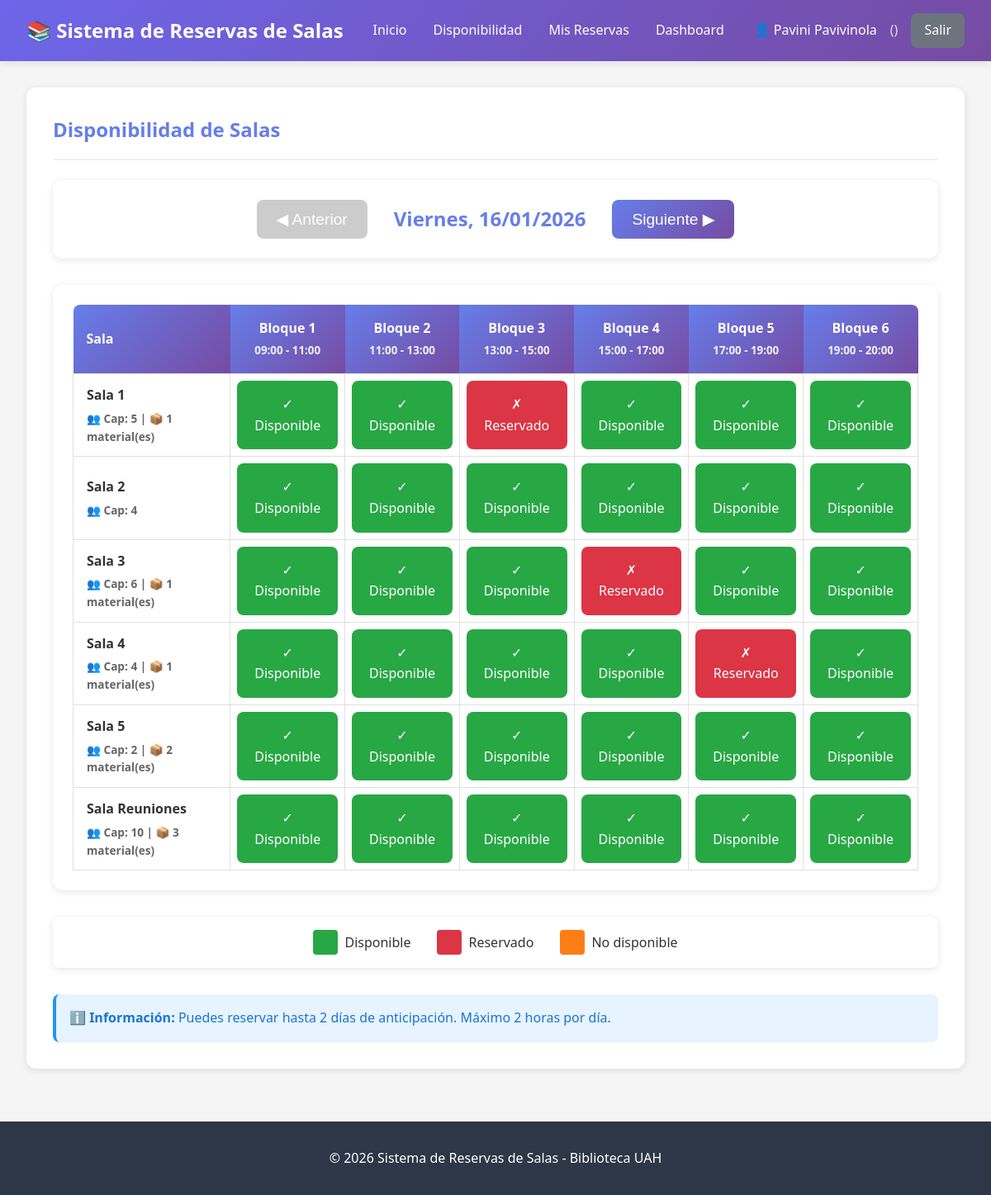
The app's page /reservas/disponibilidad/ (signed in) with its own data.
### reservas/models.py (models this page shows, shortened)
class TimeBlock(models.Model):
    DAYS_OF_WEEK = [
        ('monday', 'Lunes'),
        ('tuesday', 'Martes'),
        ('wednesday', 'Miércoles'),
        ('thursday', 'Jueves'),
        ('friday', 'Viernes'),
        ('saturday', 'Sábado'),
        ('sunday', 'Domingo'),
    ]
    name = models.CharField(
        max_length=50,
        verbose_name="Nombre del bloque",
        help_text="Ej: Bloque 1, Bloque Mañana, Sábado Tarde"
    )
    day_of_week = models.CharField(
        max_length=10,
        choices=DAYS_OF_WEEK,
        verbose_name="Día de la semana",
        help_text="Día al que aplica este bloque horario"
    )
    start_time = models.TimeField(verbose_name="Hora inicio")
    end_time = models.TimeField(verbose_name="Hora fin")
    is_active = models.BooleanField(default=True, verbose_name="Activo")
    created_at = models.DateTimeField(auto_now_add=True)
    updated_at = models.DateTimeField(auto_now=True)
    class Meta:
        verbose_name = "Bloque Horario"
        verbose_name_plural = "Bloques Horarios"
        ordering = ['day_of_week', 'start_time']
        unique_together = ['day_of_week', 'start_time', 'end_time']

class Room(models.Model):
    name = models.CharField(max_length=100, verbose_name="Nombre de la sala")
    capacity = models.PositiveIntegerField(verbose_name="Capacidad (personas)")
    location = models.CharField(max_length=200, verbose_name="Ubicación")
    available_materials = models.ManyToManyField(
        Material,
        blank=True,
        verbose_name="Materiales disponibles",
        related_name="rooms"
    )
    is_public = models.BooleanField(
        default=True,
        verbose_name="Sala pública",
        help_text="Si está desmarcado, solo el admin puede reservar esta sala"
    )
    is_active = models.BooleanField(default=True, verbose_name="Activa")
    created_at = models.DateTimeField(auto_now_add=True)
    updated_at = models.DateTimeField(auto_now=True)
    class Meta:
        verbose_name = "Sala"
        verbose_name_plural = "Salas"
        ordering = ['name']

class UserProfile(models.Model):
    user = models.OneToOneField(
        User,
        on_delete=models.CASCADE,
        related_name='profile',
        verbose_name="Usuario"
    )
    role = models.ForeignKey(
        Role,
        on_delete=models.PROTECT,
        verbose_name="Rol",
        related_name="users"
    )
    alma_user_id = models.CharField(
        max_length=100,
        blank=True,
        unique=True,
        null=True,
        verbose_name="ID de Alma"
    )
    department = models.CharField(
        max_length=200,
        blank=True,
        verbose_name="Facultad/Carrera"
    )
    phone = models.CharField(
        max_length=20,
        blank=True,
        verbose_name="Teléfono"
    )
    is_active = models.BooleanField(default=True, verbose_name="Activo")
    created_at = models.DateTimeField(auto_now_add=True)
    updated_at = models.DateTimeField(auto_now=True)
    class Meta:
        verbose_name = "Perfil de Usuario"
        verbose_name_plural = "Perfiles de Usuarios"
    def get_max_hours_per_day(self):
        if self.role.max_hours_override:
            return self.role.max_hours_override
        rules = ReservationRules.objects.first()
        return rules.max_hours_per_day if rules else 2

class Role(models.Model):
    name = models.CharField(
        max_length=50,
        unique=True,
        verbose_name="Nombre del rol",
        help_text="Ej: Estudiante, Profesor, Investigador, etc."
    )
    display_name = models.CharField(
        max_length=100,
        verbose_name="Nombre para mostrar",
        help_text="Nombre amigable que se mostrará en la interfaz"
    )
    description = models.TextField(
        blank=True,
        verbose_name="Descripción",
        help_text="Describe los permisos y alcance de este rol"
    )
    can_reserve = models.BooleanField(
        default=True,
        verbose_name="Puede reservar",
        help_text="Si puede hacer reservas de salas"
    )
    can_reserve_internal_rooms = models.BooleanField(
        default=False,
        verbose_name="Puede reservar salas internas",
        help_text="Acceso a salas marcadas como 'uso interno'"
    )
    max_hours_override = models.PositiveIntegerField(
        null=True,
        blank=True,
        verbose_name="Horas máximas por día (opcional)",
        help_text="Deja vacío para usar la regla global. Si defines un valor, sobrescribe la regla global para este rol."
    )
    priority = models.PositiveIntegerField(
        default=0,
        verbose_name="Prioridad",
        help_text="Mayor número = mayor prioridad (útil para casos de conflicto)"
    )
    created_at = models.DateTimeField(auto_now_add=True)
    updated_at = models.DateTimeField(auto_now=True)
    class Meta:
        verbose_name = "Rol"
        verbose_name_plural = "Roles"
        ordering = ['-priority', 'name']

class ReservationRules(models.Model):
    max_hours_per_day = models.PositiveIntegerField(
        default=2,
        verbose_name="Máximo de horas por día",
        help_text="Horas máximas que un usuario puede reservar por día"
    )
    max_days_in_advance = models.PositiveIntegerField(
        default=2,
        verbose_name="Días máximos de anticipación",
        help_text="Cuántos días hacia el futuro se puede reservar"
    )
    max_active_reservations = models.PositiveIntegerField(
        default=5,
        verbose_name="Máximo de reservas activas",
        help_text="Cantidad máxima de reservas activas simultáneas por usuario"
    )
    updated_at = models.DateTimeField(auto_now=True)
    updated_by = models.ForeignKey(
        User,
        on_delete=models.SET_NULL,
        null=True,
        blank=True,
        verbose_name="Actualizado por"
    )
    class Meta:
        verbose_name = "Configuración de Reglas"
        verbose_name_plural = "Configuración de Reglas"

### reservas/views.py (the view)
# urls.py: path('disponibilidad/', views.disponibilidad, name='disponibilidad'),
def disponibilidad(request):
    fecha_str = request.GET.get('fecha', date.today().isoformat())
    try:
        fecha_seleccionada = datetime.strptime(fecha_str, '%Y-%m-%d').date()
    except ValueError:
        fecha_seleccionada = date.today()
    if fecha_seleccionada < date.today():
        fecha_seleccionada = date.today()
    reglas = ReservationRules.objects.first()
    max_dias_anticipacion = reglas.max_days_in_advance if reglas else 2
    fecha_maxima = date.today() + timedelta(days=max_dias_anticipacion)
    if fecha_seleccionada > fecha_maxima:
        fecha_seleccionada = fecha_maxima
    dias_semana = ['monday', 'tuesday', 'wednesday', 'thursday', 'friday', 'saturday', 'sunday']
    dia_semana = dias_semana[fecha_seleccionada.weekday()]
    dias_espanol = ['Lunes', 'Martes', 'Miércoles', 'Jueves', 'Viernes', 'Sábado', 'Domingo']
    nombre_dia_espanol = dias_espanol[fecha_seleccionada.weekday()]
    if request.user.is_authenticated:
            salas = get_available_rooms_for_user(request.user).order_by('name')
    else:
            salas = Room.objects.filter(is_public=True, is_active=True).order_by('name')
    bloques = TimeBlock.objects.filter(
        day_of_week=dia_semana,
        is_active=True
    ).order_by('start_time')
    disponibilidad_grid = []
    for sala in salas:
        fila = {
            'sala': sala,
            'bloques': []
        }
        for bloque in bloques:
            reserva = Reservation.objects.filter(
                room=sala,
                date=fecha_seleccionada,
                time_block=bloque,
                status__in=['pending', 'confirmed']
            ).first()
            bloqueada = RoomUnavailability.objects.filter(
                Q(room=sala, date=fecha_seleccionada, time_block=bloque) |
                Q(room=sala, date=fecha_seleccionada, time_block__isnull=True)  # Bloqueada todo el día
            ).exists()
            if bloqueada:
                estado = 'bloqueado'
            elif reserva:
                estado = 'reservado'
            else:
                estado = 'disponible'
            fila['bloques'].append({
                'bloque': bloque,
                'estado': estado,
                'reserva': reserva
            })
        disponibilidad_grid.append(fila)
    fecha_anterior = fecha_seleccionada - timedelta(days=1)
    fecha_siguiente = fecha_seleccionada + timedelta(days=1)
    if fecha_anterior < date.today():
        fecha_anterior = None
    if fecha_siguiente > fecha_maxima:
        fecha_siguiente = None
    context = {
        'fecha_seleccionada': fecha_seleccionada,
        'nombre_dia_espanol': nombre_dia_espanol,
        'fecha_anterior': fecha_anterior,
        'fecha_siguiente': fecha_siguiente,
        'bloques': bloques,
        'disponibilidad_grid': disponibilidad_grid,
        'max_dias_anticipacion': max_dias_anticipacion,
    }
    return render(request, 'reservas/disponibilidad.html', context)

### reservas/templates/reservas/disponibilidad.html (shortened to what this page needs)
{% extends 'reservas/base.html' %}
{% block content %}
<div class="card">
    <div class="card-header">
        <h2> Disponibilidad de Salas</h2>
    </div>
    <div class="date-selector">
        {% if fecha_anterior %}
        <a href="?fecha={{ fecha_anterior|date:'Y-m-d' }}">
            <button>◀ Anterior</button>
        </a>
        {% else %}
        <button disabled>◀ Anterior</button>
        {% endif %}
        <div class="current-date">
            {{ nombre_dia_espanol }}, {{ fecha_seleccionada|date:"d/m/Y" }}
        </div>
        {% if fecha_siguiente %}
        <a href="?fecha={{ fecha_siguiente|date:'Y-m-d' }}">
            <button>Siguiente ▶</button>
        </a>
        {% else %}
        <button disabled>Siguiente ▶</button>
        {% endif %}
    </div>
    <div class="grid-container">
        {% if bloques %}
        <table class="availability-grid">
            <thead>
                <tr>
                    <th>Sala</th>
                    {% for bloque in bloques %}
                    <th>
                        {{ bloque.name }}<br>
                        <small style="opacity: 0.9;">{{ bloque.start_time|time:"H:i" }} - {{ bloque.end_time|time:"H:i" }}</small>
                    </th>
                    {% endfor %}
                </tr>
            </thead>
            <tbody>
                {% for fila in disponibilidad_grid %}
                <tr>
                    <td class="room-name">
                        <div>{{ fila.sala.name }}</div>
                        <div class="room-details">
                            👥 Cap: {{ fila.sala.capacity }}
                            {% if fila.sala.available_materials.exists %}
                            | 📦 {{ fila.sala.available_materials.count }} material(es)
                            {% endif %}
                        </div>
                    </td>
                    {% for slot in fila.bloques %}
                    <td>
                        {% if slot.estado == 'disponible' %}
                            {% if user.is_authenticated %}
                            <a href="{% url 'reservas:reservar' fila.sala.id slot.bloque.id fecha_seleccionada|date:'Y-m-d' %}" style="text-decoration: none;">
                                <div class="time-slot disponible">
                                    ✓ Disponible
                                </div>
                            </a>
                            {% else %}
                            <div class="time-slot disponible" onclick="alert('Debes iniciar sesión para reservar')">
                                ✓ Disponible
                            </div>
                            {% endif %}
                        {% elif slot.estado == 'reservado' %}
                            <div class="time-slot reservado">
                                ✗ Reservado
                            </div>
                        {% elif slot.estado == 'bloqueado' %}
                            <div class="time-slot bloqueado">
                                ⊘ No disponible
                            </div>
                        {% endif %}
                    </td>
                    {% endfor %}
                </tr>
                {% endfor %}
            </tbody>
        </table>
        {% else %}
        <div class="no-data">
            <p style="font-size: 1.2rem;"> No hay bloques horarios configurados para este día</p>
        </div>
        {% endif %}
    </div>
    <div class="legend">
        <div class="legend-item">
            <div class="legend-box" style="background-color: #28a745;"></div>
            <span>Disponible</span>
        </div>
        <div class="legend-item">
            <div class="legend-box" style="background-color: #dc3545;"></div>
            <span>Reservado</span>
        </div>
        <div class="legend-item">
            <div class="legend-box" style="background-color: #fd7e14;"></div>
            <span>No disponible</span>
        </div>
    </div>
    <div style="margin-top: 2rem; padding: 1rem; background-color: #e7f3ff; border-radius: 8px; border-left: 4px solid #2196F3;">
        <p style="color: #1976D2;">
            ℹ️ <strong>Información:</strong> Puedes reservar hasta {{ max_dias_anticipacion }} días de anticipación.
            {% if user.is_authenticated and user.profile %}
            Máximo {{ user.profile.get_max_hours_per_day }} horas por día.
            {% endif %}
        </p>
    </div>
</div>
{% endblock %}

### reservas/templates/reservas/base.html (shortened to what this page needs)
{% load static %}
<!DOCTYPE html>
<html lang="es">
<head>
</head>
<body>
    <header>
        <div class="header-container">
            <div class="logo">
                <h1>📚 Sistema de Reservas de Salas</h1>
            </div>
            <nav>
                <ul>
                    <li><a href="{% url 'reservas:index' %}">Inicio</a></li>
                    <li><a href="{% url 'reservas:disponibilidad' %}">Disponibilidad</a></li>
                    {% if user.is_authenticated %}
                    <li><a href="{% url 'reservas:mis_reservas' %}">Mis Reservas</a></li>
                    <li><a href="{% url 'reservas:dashboard' %}"> Dashboard</a></li>
                    {% endif %}
                </ul>
            </nav>
            <div class="user-info">
                {% if user.is_authenticated %}
                    <span>👤 {{ user.get_full_name|default:user.username }}</span>
                    {% if user.profile %}
                        <span style="opacity: 0.8;">({{ user.profile.role.get_name_display }})</span>
                    {% endif %}
                    <a href="{% url 'logout' %}" class="btn btn-secondary" style="padding: 0.5rem 1rem;">Salir</a>
                {% else %}
                    <a href="{% url 'login' %}?next={{ request.path }}" class="btn btn-primary" style="padding: 0.5rem 1rem;">Iniciar Sesión</a>
                {% endif %}
            </div>
        </div>
    </header>
    <div class="container">
        {% block content %}{% endblock %}
    </div>
    <footer>
        <p>&copy; 2026 Sistema de Reservas de Salas - Biblioteca UAH</p>
    </footer>
</body>
</html>

### records on screen
TimeBlock: name "Bloque 1", start_time "09:00", end_time "11:00", shows "✓ Disponible"
TimeBlock: name "Bloque 2", start_time "11:00", end_time "13:00", shows "✓ Disponible"
TimeBlock: name "Bloque 3", start_time "13:00", end_time "15:00", shows "✗ Reservado", shows "✓ Disponible"
TimeBlock: name "Bloque 4", start_time "15:00", end_time "17:00", shows "✓ Disponible", shows "✗ Reservado"
TimeBlock: name "Bloque 5", start_time "17:00", end_time "19:00", shows "✓ Disponible", shows "✗ Reservado"
TimeBlock: name "Bloque 6", start_time "19:00", end_time "20:00", shows "✓ Disponible"
Room: sala.name "Sala 1", sala.capacity "5", sala.available_materials.count "1"
Room: sala.name "Sala 2", sala.capacity "4"
Room: sala.name "Sala 3", sala.capacity "6", sala.available_materials.count "1"
Room: sala.name "Sala 4", sala.capacity "4", sala.available_materials.count "1"
Room: sala.name "Sala 5", sala.capacity "2", sala.available_materials.count "2"
Room: sala.name "Sala Reuniones", sala.capacity "10", sala.available_materials.count "3"

### other values on screen
{{ user.get_full_name|default:user.username }} "Pavini Pavivinola"
{{ nombre_dia_espanol }} "Viernes"
{{ fecha_seleccionada|date:"d/m/Y" }} "16/01/2026"
{{ max_dias_anticipacion }} "2"
{{ user.profile.get_max_hours_per_day }} "2"
